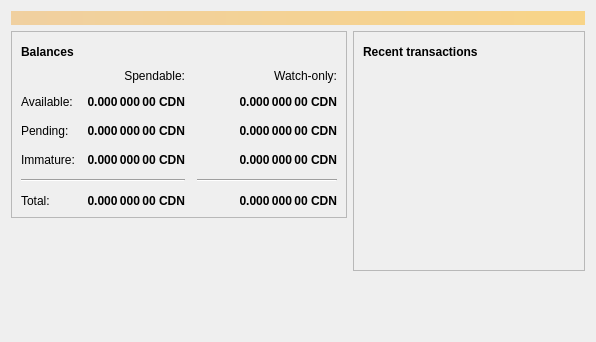
<?xml version="1.0" encoding="UTF-8"?>
<ui version="4.0">
 <class>OverviewPage</class>
 <widget class="QWidget" name="OverviewPage">
  <property name="geometry">
   <rect>
    <x>0</x>
    <y>0</y>
    <width>596</width>
    <height>342</height>
   </rect>
  </property>
  <property name="windowTitle">
   <string>Form</string>
  </property>
  <layout class="QVBoxLayout" name="topLayout">
   <item>
    <widget class="QLabel" name="labelAlerts">
     <property name="visible">
      <bool>false</bool>
     </property>
     <property name="styleSheet">
      <string notr="true">QLabel { background-color: qlineargradient(x1: 0, y1: 0, x2: 1, y2: 0, stop:0 #F0D0A0, stop:1 #F8D488); color:#000000; }</string>
     </property>
     <property name="wordWrap">
      <bool>true</bool>
     </property>
     <property name="margin">
      <number>3</number>
     </property>
     <property name="textInteractionFlags">
      <set>Qt::TextSelectableByMouse</set>
     </property>
    </widget>
   </item>
   <item>
    <layout class="QHBoxLayout" name="horizontalLayout" stretch="1,1">
     <item>
      <layout class="QVBoxLayout" name="verticalLayout_2">
       <item>
        <widget class="QFrame" name="frame">
         <property name="frameShape">
          <enum>QFrame::StyledPanel</enum>
         </property>
         <property name="frameShadow">
          <enum>QFrame::Raised</enum>
         </property>
         <layout class="QVBoxLayout" name="verticalLayout_4">
          <item>
           <layout class="QHBoxLayout" name="horizontalLayout_4">
            <item>
             <widget class="QLabel" name="label_5">
              <property name="font">
               <font>
                <weight>75</weight>
                <bold>true</bold>
               </font>
              </property>
              <property name="text">
               <string>Balances</string>
              </property>
             </widget>
            </item>
            <item>
             <widget class="QPushButton" name="labelWalletStatus">
              <property name="enabled">
               <bool>true</bool>
              </property>
              <property name="maximumSize">
               <size>
                <width>30</width>
                <height>16777215</height>
               </size>
              </property>
              <property name="toolTip">
               <string>The displayed information may be out of date. Your wallet automatically synchronizes with the Canada eCoin network after a connection is established, but this process has not completed yet.</string>
              </property>
              <property name="text">
               <string/>
              </property>
              <property name="icon">
               <iconset resource="../bitcoin.qrc">
                <normaloff>:/icons/warning</normaloff>
                <disabledoff>:/icons/warning</disabledoff>:/icons/warning</iconset>
              </property>
              <property name="iconSize">
               <size>
                <width>24</width>
                <height>24</height>
               </size>
              </property>
              <property name="flat">
               <bool>true</bool>
              </property>
             </widget>
            </item>
            <item>
             <spacer name="horizontalSpacer_3">
              <property name="orientation">
               <enum>Qt::Horizontal</enum>
              </property>
              <property name="sizeHint" stdset="0">
               <size>
                <width>40</width>
                <height>20</height>
               </size>
              </property>
             </spacer>
            </item>
           </layout>
          </item>
          <item>
           <layout class="QGridLayout" name="gridLayout">
            <property name="spacing">
             <number>12</number>
            </property>
            <item row="2" column="2">
             <widget class="QLabel" name="labelWatchPending">
              <property name="font">
               <font>
                <weight>75</weight>
                <bold>true</bold>
               </font>
              </property>
              <property name="cursor">
               <cursorShape>IBeamCursor</cursorShape>
              </property>
              <property name="toolTip">
               <string>Unconfirmed transactions to watch-only addresses</string>
              </property>
              <property name="text">
               <string notr="true">0.000 000 00 CDN</string>
              </property>
              <property name="alignment">
               <set>Qt::AlignRight|Qt::AlignTrailing|Qt::AlignVCenter</set>
              </property>
              <property name="textInteractionFlags">
               <set>Qt::LinksAccessibleByMouse|Qt::TextSelectableByKeyboard|Qt::TextSelectableByMouse</set>
              </property>
             </widget>
            </item>
            <item row="2" column="1">
             <widget class="QLabel" name="labelUnconfirmed">
              <property name="font">
               <font>
                <weight>75</weight>
                <bold>true</bold>
               </font>
              </property>
              <property name="cursor">
               <cursorShape>IBeamCursor</cursorShape>
              </property>
              <property name="toolTip">
               <string>Total of transactions that have yet to be confirmed, and do not yet count toward the spendable balance</string>
              </property>
              <property name="text">
               <string notr="true">0.000 000 00 CDN</string>
              </property>
              <property name="alignment">
               <set>Qt::AlignRight|Qt::AlignTrailing|Qt::AlignVCenter</set>
              </property>
              <property name="textInteractionFlags">
               <set>Qt::LinksAccessibleByMouse|Qt::TextSelectableByKeyboard|Qt::TextSelectableByMouse</set>
              </property>
             </widget>
            </item>
            <item row="3" column="2">
             <widget class="QLabel" name="labelWatchImmature">
              <property name="font">
               <font>
                <weight>75</weight>
                <bold>true</bold>
               </font>
              </property>
              <property name="cursor">
               <cursorShape>IBeamCursor</cursorShape>
              </property>
              <property name="toolTip">
               <string>Mined balance in watch-only addresses that has not yet matured</string>
              </property>
              <property name="text">
               <string notr="true">0.000 000 00 CDN</string>
              </property>
              <property name="alignment">
               <set>Qt::AlignRight|Qt::AlignTrailing|Qt::AlignVCenter</set>
              </property>
              <property name="textInteractionFlags">
               <set>Qt::LinksAccessibleByMouse|Qt::TextSelectableByKeyboard|Qt::TextSelectableByMouse</set>
              </property>
             </widget>
            </item>
            <item row="4" column="0" colspan="2">
             <widget class="Line" name="line">
              <property name="orientation">
               <enum>Qt::Horizontal</enum>
              </property>
             </widget>
            </item>
            <item row="4" column="2">
             <widget class="Line" name="lineWatchBalance">
              <property name="sizePolicy">
               <sizepolicy hsizetype="Preferred" vsizetype="Fixed">
                <horstretch>0</horstretch>
                <verstretch>0</verstretch>
               </sizepolicy>
              </property>
              <property name="minimumSize">
               <size>
                <width>140</width>
                <height>0</height>
               </size>
              </property>
              <property name="orientation">
               <enum>Qt::Horizontal</enum>
              </property>
             </widget>
            </item>
            <item row="5" column="0">
             <widget class="QLabel" name="labelTotalText">
              <property name="text">
               <string>Total:</string>
              </property>
             </widget>
            </item>
            <item row="3" column="1">
             <widget class="QLabel" name="labelImmature">
              <property name="font">
               <font>
                <weight>75</weight>
                <bold>true</bold>
               </font>
              </property>
              <property name="cursor">
               <cursorShape>IBeamCursor</cursorShape>
              </property>
              <property name="toolTip">
               <string>Mined balance that has not yet matured</string>
              </property>
              <property name="text">
               <string notr="true">0.000 000 00 CDN</string>
              </property>
              <property name="alignment">
               <set>Qt::AlignRight|Qt::AlignTrailing|Qt::AlignVCenter</set>
              </property>
              <property name="textInteractionFlags">
               <set>Qt::LinksAccessibleByMouse|Qt::TextSelectableByKeyboard|Qt::TextSelectableByMouse</set>
              </property>
             </widget>
            </item>
            <item row="2" column="3">
             <spacer name="horizontalSpacer_2">
              <property name="orientation">
               <enum>Qt::Horizontal</enum>
              </property>
              <property name="sizeHint" stdset="0">
               <size>
                <width>40</width>
                <height>20</height>
               </size>
              </property>
             </spacer>
            </item>
            <item row="3" column="0">
             <widget class="QLabel" name="labelImmatureText">
              <property name="text">
               <string>Immature:</string>
              </property>
             </widget>
            </item>
            <item row="5" column="1">
             <widget class="QLabel" name="labelTotal">
              <property name="font">
               <font>
                <weight>75</weight>
                <bold>true</bold>
               </font>
              </property>
              <property name="cursor">
               <cursorShape>IBeamCursor</cursorShape>
              </property>
              <property name="toolTip">
               <string>Your current total balance</string>
              </property>
              <property name="text">
               <string notr="true">0.000 000 00 CDN</string>
              </property>
              <property name="alignment">
               <set>Qt::AlignRight|Qt::AlignTrailing|Qt::AlignVCenter</set>
              </property>
              <property name="textInteractionFlags">
               <set>Qt::LinksAccessibleByMouse|Qt::TextSelectableByKeyboard|Qt::TextSelectableByMouse</set>
              </property>
             </widget>
            </item>
            <item row="5" column="2">
             <widget class="QLabel" name="labelWatchTotal">
              <property name="font">
               <font>
                <weight>75</weight>
                <bold>true</bold>
               </font>
              </property>
              <property name="cursor">
               <cursorShape>IBeamCursor</cursorShape>
              </property>
              <property name="toolTip">
               <string>Current total balance in watch-only addresses</string>
              </property>
              <property name="text">
               <string notr="true">0.000 000 00 CDN</string>
              </property>
              <property name="alignment">
               <set>Qt::AlignRight|Qt::AlignTrailing|Qt::AlignVCenter</set>
              </property>
              <property name="textInteractionFlags">
               <set>Qt::LinksAccessibleByMouse|Qt::TextSelectableByKeyboard|Qt::TextSelectableByMouse</set>
              </property>
             </widget>
            </item>
            <item row="0" column="2">
             <widget class="QLabel" name="labelWatchonly">
              <property name="text">
               <string>Watch-only:</string>
              </property>
              <property name="alignment">
               <set>Qt::AlignRight|Qt::AlignTrailing|Qt::AlignVCenter</set>
              </property>
             </widget>
            </item>
            <item row="1" column="0">
             <widget class="QLabel" name="labelBalanceText">
              <property name="text">
               <string>Available:</string>
              </property>
             </widget>
            </item>
            <item row="1" column="1">
             <widget class="QLabel" name="labelBalance">
              <property name="font">
               <font>
                <weight>75</weight>
                <bold>true</bold>
               </font>
              </property>
              <property name="cursor">
               <cursorShape>IBeamCursor</cursorShape>
              </property>
              <property name="toolTip">
               <string>Your current spendable balance</string>
              </property>
              <property name="text">
               <string notr="true">0.000 000 00 CDN</string>
              </property>
              <property name="alignment">
               <set>Qt::AlignRight|Qt::AlignTrailing|Qt::AlignVCenter</set>
              </property>
              <property name="textInteractionFlags">
               <set>Qt::LinksAccessibleByMouse|Qt::TextSelectableByKeyboard|Qt::TextSelectableByMouse</set>
              </property>
             </widget>
            </item>
            <item row="1" column="2">
             <widget class="QLabel" name="labelWatchAvailable">
              <property name="font">
               <font>
                <weight>75</weight>
                <bold>true</bold>
               </font>
              </property>
              <property name="cursor">
               <cursorShape>IBeamCursor</cursorShape>
              </property>
              <property name="toolTip">
               <string>Your current balance in watch-only addresses</string>
              </property>
              <property name="text">
               <string notr="true">0.000 000 00 CDN</string>
              </property>
              <property name="alignment">
               <set>Qt::AlignRight|Qt::AlignTrailing|Qt::AlignVCenter</set>
              </property>
              <property name="textInteractionFlags">
               <set>Qt::LinksAccessibleByMouse|Qt::TextSelectableByKeyboard|Qt::TextSelectableByMouse</set>
              </property>
             </widget>
            </item>
            <item row="2" column="0">
             <widget class="QLabel" name="labelPendingText">
              <property name="text">
               <string>Pending:</string>
              </property>
             </widget>
            </item>
            <item row="0" column="1">
             <widget class="QLabel" name="labelSpendable">
              <property name="text">
               <string>Spendable:</string>
              </property>
              <property name="alignment">
               <set>Qt::AlignRight|Qt::AlignTrailing|Qt::AlignVCenter</set>
              </property>
             </widget>
            </item>
           </layout>
          </item>
         </layout>
        </widget>
       </item>
       <item>
        <spacer name="verticalSpacer">
         <property name="orientation">
          <enum>Qt::Vertical</enum>
         </property>
         <property name="sizeHint" stdset="0">
          <size>
           <width>20</width>
           <height>40</height>
          </size>
         </property>
        </spacer>
       </item>
      </layout>
     </item>
     <item>
      <layout class="QVBoxLayout" name="verticalLayout_3">
       <item>
        <widget class="QFrame" name="frame_2">
         <property name="frameShape">
          <enum>QFrame::StyledPanel</enum>
         </property>
         <property name="frameShadow">
          <enum>QFrame::Raised</enum>
         </property>
         <layout class="QVBoxLayout" name="verticalLayout">
          <item>
           <layout class="QHBoxLayout" name="horizontalLayout_2">
            <item>
             <widget class="QLabel" name="label_4">
              <property name="font">
               <font>
                <weight>75</weight>
                <bold>true</bold>
               </font>
              </property>
              <property name="text">
               <string>Recent transactions</string>
              </property>
             </widget>
            </item>
            <item>
             <widget class="QPushButton" name="labelTransactionsStatus">
              <property name="enabled">
               <bool>true</bool>
              </property>
              <property name="maximumSize">
               <size>
                <width>30</width>
                <height>16777215</height>
               </size>
              </property>
              <property name="toolTip">
               <string>The displayed information may be out of date. Your wallet automatically synchronizes with the Canada eCoin network after a connection is established, but this process has not completed yet.</string>
              </property>
              <property name="text">
               <string/>
              </property>
              <property name="icon">
               <iconset resource="../bitcoin.qrc">
                <normaloff>:/icons/warning</normaloff>
                <disabledoff>:/icons/warning</disabledoff>:/icons/warning</iconset>
              </property>
              <property name="iconSize">
               <size>
                <width>24</width>
                <height>24</height>
               </size>
              </property>
              <property name="flat">
               <bool>true</bool>
              </property>
             </widget>
            </item>
            <item>
             <spacer name="horizontalSpacer">
              <property name="orientation">
               <enum>Qt::Horizontal</enum>
              </property>
              <property name="sizeHint" stdset="0">
               <size>
                <width>40</width>
                <height>20</height>
               </size>
              </property>
             </spacer>
            </item>
           </layout>
          </item>
          <item>
           <widget class="QListView" name="listTransactions">
            <property name="styleSheet">
             <string notr="true">QListView { background: transparent; }</string>
            </property>
            <property name="frameShape">
             <enum>QFrame::NoFrame</enum>
            </property>
            <property name="verticalScrollBarPolicy">
             <enum>Qt::ScrollBarAlwaysOff</enum>
            </property>
            <property name="horizontalScrollBarPolicy">
             <enum>Qt::ScrollBarAlwaysOff</enum>
            </property>
            <property name="selectionMode">
             <enum>QAbstractItemView::NoSelection</enum>
            </property>
           </widget>
          </item>
         </layout>
        </widget>
       </item>
       <item>
        <spacer name="verticalSpacer_2">
         <property name="orientation">
          <enum>Qt::Vertical</enum>
         </property>
         <property name="sizeHint" stdset="0">
          <size>
           <width>20</width>
           <height>40</height>
          </size>
         </property>
        </spacer>
       </item>
      </layout>
     </item>
    </layout>
   </item>
  </layout>
 </widget>
 <resources/>
 <connections/>
</ui>
